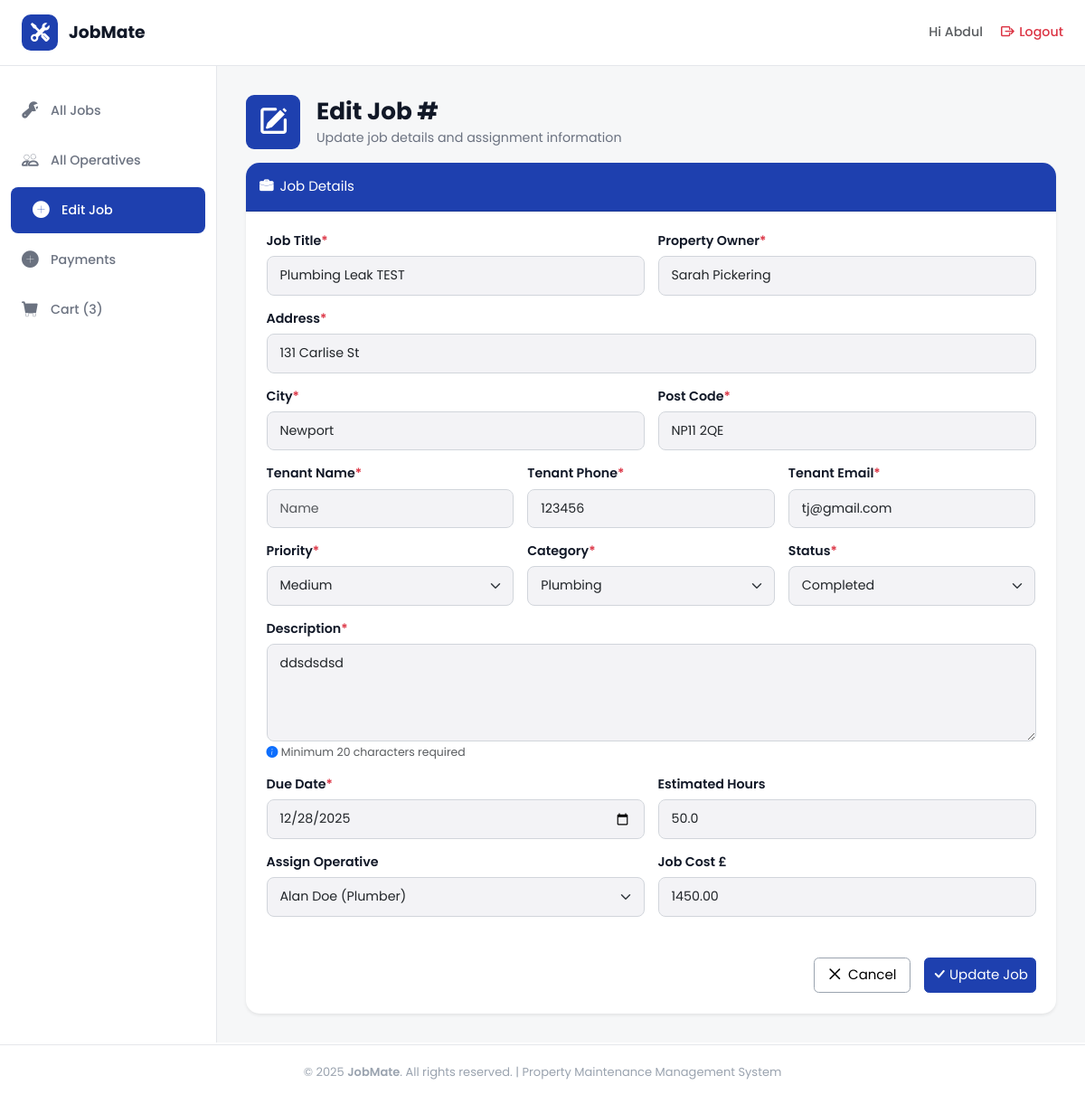
The page /jobs/edit_job/10 (signed in) on the database its author committed.
### jobs/models.py (models this page shows, shortened)
class Job(models.Model):
    PRIORITY_CHOICES = [
        ('high', 'High'),
        ('medium', 'Medium'),
        ('low', 'Low'),
    ]
    CATEGORY_CHOICES = [
        ('plumbing', 'Plumbing'),
        ('heating', 'Heating'),
        ('electrical', 'Electrical'),
    ]
    STATUS_CHOICES = [
        ("pending", "Pending"),
        ("in_progress", "In Progress"),
        ("completed", "Completed"),
        ("cancelled", "Cancelled"),
    ]
    job_title = models.CharField(max_length=100)
    property_owner = models.CharField(max_length=100)
    address = models.CharField(max_length=200)
    city = models.CharField(max_length=100)
    post_code = models.CharField(max_length=20)
    tenant_name = models.CharField(
        max_length=100,
        null=True,
        blank=True
    )
    tenant_phone = models.CharField(
        max_length=20,
        null=True,
        blank=True
    )
    tenant_email = models.EmailField(
        max_length=254,
        null=True,
        blank=True
    )
    priority = models.CharField(
        max_length=20,
        choices=PRIORITY_CHOICES,
        default='medium'
    )
    category = models.CharField(
        max_length=20,
        choices=CATEGORY_CHOICES
    )
    status = models.CharField(
        max_length=20,
        choices=STATUS_CHOICES,
        default="pending"
    )
    description = models.TextField()
    created_at = models.DateTimeField(auto_now_add=True)
    updated_at = models.DateTimeField(auto_now=True)
    due_date = models.DateField()
    estimated_hours = models.DecimalField(
        max_digits=4,
        decimal_places=1,
        null=True,
        blank=True
    )
    job_cost = models.DecimalField(
        max_digits=10,
        decimal_places=2,
        null=True,
        blank=True
    )
    assigned_operative = models.ForeignKey(
        User,
        on_delete=models.SET_NULL,
        null=True,
        blank=True,
        related_name="assigned_jobs"
    )

### jobs/views.py (the view)
# urls.py: path('edit_job/<int:job_id>', views.edit_job, name='edit_job'),
@login_required
@admin_required
def edit_job(request, job_id):
    job = get_object_or_404(Job, pk=job_id)
    if request.method == "POST":
        job_edit_form = JobForm(request.POST, instance=job)
        if job_edit_form.is_valid():
            job_edit_form.save()
            messages.success(request, 'Job details was successfully updated!')
            return redirect("jobs:all_jobs")
    else:
        job_edit_form = JobForm(instance=job)
    return render(request, "edit_job.html", {"job_edit_form": job_edit_form})

### cart/context_processors.py (called while the page is built)
def basket_item_count(request):
    if request.user.is_authenticated and request.user.profile.role == "Admin":
        count = Transaction.objects.filter(
            status="open").count()
    elif request.user.is_authenticated and request.user.profile.role != "Admin":
        count = Transaction.objects.filter(
            user=request.user,
            status="open").count()
    else:
        count = 0
    return {
        "basket_count": count
    }

### helpers/permission_check.py (called while the page is built)
def admin_required(view_func):
    @wraps(view_func)
    def _wrapped_view(request, *args, **kwargs):
        user = request.user
        if not hasattr(user, "profile") or user.profile.role != "Admin":
            messages.error(
                request,
                "You do not have permission to access this page."
            )
            return redirect("jobs:all_jobs")
        return view_func(request, *args, **kwargs)
    return _wrapped_view

### jobs/templates/edit_job.html (shortened to what this page needs)
{% extends "dashboard_base.html" %}
{% load static %}
{% block content %}
<div class="heading-section">
  <div class="d-flex align-items-center gap-3 mb-3">
    <div class="icon">
      <i class="bi bi-pencil-square"></i>
    </div>
    <div>
      <h1 class="section-title">Edit Job #{{ job.id }}</h1>
      <p class="section-subtitle m-0">
        Update job details and assignment information
      </p>
    </div>
  </div>
</div>
<div class="card shadow-sm border-0 rounded-4">
  <div class="card-header py-3 rounded-top-4">
    <i class="bi bi-briefcase-fill me-2"></i>Job Details
  </div>
  <form class="card-body p-4" method="post">
    <div class="row g-3">
      <div class="col-md-6">
        <label class="form-label">Job Title<span class="text-danger">*</span></label>
        {{job_edit_form.job_title}}
      </div>
      <div class="col-md-6">
        <label class="form-label">Property Owner<span class="text-danger">*</span></label>
        {{job_edit_form.property_owner}}
      </div>
      <div class="col-12">
        <label class="form-label">Address<span class="text-danger">*</span></label>
        {{job_edit_form.address}}
      </div>
      <div class="col-md-6">
        <label class="form-label">City<span class="text-danger">*</span></label>
        {{job_edit_form.city}}
      </div>
      <div class="col-md-6">
        <label class="form-label">Post Code<span class="text-danger">*</span></label>
        {{job_edit_form.post_code}}
      </div>
      <div class="col-md-4">
        <label class="form-label">Tenant Name<span class="text-danger">*</span></label>
        {{ job_edit_form.tenant_name}}
      </div>
      <div class="col-md-4">
        <label class="form-label">Tenant Phone<span class="text-danger">*</span></label>
        {{ job_edit_form.tenant_phone}}
      </div>
      <div class="col-md-4">
        <label class="form-label">Tenant Email<span class="text-danger">*</span></label>
        {{ job_edit_form.tenant_email}}
      </div>
      <div class="col-md-4">
        <label class="form-label">Priority<span class="text-danger">*</span></label>
        {{ job_edit_form.priority }}
      </div>
      <div class="col-md-4">
        <label class="form-label">Category<span class="text-danger">*</span></label>
        {{ job_edit_form.category }}
      </div>
      <div class="col-md-4">
        <label class="form-label">Status<span class="text-danger">*</span></label>
        {{ job_edit_form.status }}
      </div>
      <div class="col-12">
        <label class="form-label">Description<span class="text-danger">*</span></label>
        {{ job_edit_form.description }}</textarea>
        <small class="text-muted mt-1 d-block">
          <i class="bi bi-info-circle-fill text-primary me-1"></i>Minimum 20 characters required
        </small>
      </div>
      <div class="col-md-6">
        <label class="form-label">Due Date<span class="text-danger">*</span></label>
        {{ job_edit_form.due_date }}
      </div>
      <div class="col-md-6">
        <label class="form-label">Estimated Hours</label>
        {{ job_edit_form.estimated_hours }}
      </div>
      <div class="col-md-6">
        <label class="form-label">Assign Operative</label>
        {{ job_edit_form.assigned_operative }}
      </div>
      <div class="col-md-6">
        <label class="form-label">Job Cost £</label>
        {{ job_edit_form.job_cost }}
      </div>
    </div>
    <div class="d-flex justify-content-end align-items-center mt-5 gap-3">
      <a href="{% url 'jobs:all_jobs' %}" class="btn btn-light p-2 px-3">
        <i class="bi bi-x-lg me-2"></i>Cancel
      </a>
      <button type="submit" class="btn btn-primary p-2">
        <span>
          <i class="bi bi-check-lg"></i>
        </span>
        <span>Update Job</span>
      </button>
    </div>
  </form>
</div>
{% endblock %}

### templates/dashboard_base.html (shortened to what this page needs)
{% extends "base.html" %}
{% load static %}
{% block body %}
<header class="top-header">
  <div class="logo-section">
    <a href="{% url 'home:home' %}">
      <div class="logo-icon">
        <i class="bi bi-tools"></i>
      </div>
      <span class="logo-text">JobMate</span>
    </a>
  </div>
  <div class="header-right">
    <div class="user-info">
      <a href="{% url 'users:profile_settings' %}" class="text-decoration-none text-muted"><span>Hi {% if request.user.is_authenticated and request.user.first_name == "" %}
        {{ request.user.username }}
        {% else %}
        {{request.user.first_name}}
        {% endif %}
      </span>
    </a>
    </div>
    <a href="{% url 'account_logout' %}" class="logout-btn text-danger">
      <i class="bi bi-box-arrow-right"></i>
      <span>Logout</span>
    </a>
  </div>
</header>
<div class="dashboard-layout">
  <aside class="sidebar">
    <ul class="sidebar-nav">
      <li>
        <a href="{% url 'jobs:all_jobs' %}"
          class="{% if request.resolver_match.url_name == 'all_jobs' %}active{% endif %}">
          <i class="bi bi-wrench-adjustable"></i>
          <span>All Jobs</span>
        </a>
      </li>
      {% if request.user.is_authenticated and request.user.profile.role == "Admin" %}
      <li>
        <a href="{% url 'users:all_operatives' %}"
          class="{% if request.resolver_match.url_name == 'all_operatives' %}active{% endif %}">
          <i class="bi bi-people"></i>
          <span>All Operatives</span>
        </a>
      </li>
      <li>
        <a href="#"
          class="{% if request.resolver_match.url_name == 'edit_job' %}active nav-link disabled {% else %}d-none {% endif %}">
          <i class="bi bi-plus-circle-fill"></i>
          <span>Edit Job</span>
        </a>
      </li>
      {% endif %}
      <li>
        <a href="{% url 'cart:payments' %}"
          class="{% if request.resolver_match.url_name == 'payments' %}active nav-link disabled{% endif %}">
          <i class="bi bi-plus-circle-fill"></i>
          <span>Payments</span>
        </a>
      </li>
      <li>
        <a href="{% url 'cart:basket' %}"
          class="{% if request.resolver_match.url_name == 'basket' %}active nav-link disabled{% endif %}">
          <i class="bi bi-cart-fill"></i>
          <span> Cart{% if basket_count %}
            ({{ basket_count }})
            {% endif %}
          </span>
        </a>
      </li>
    </ul>
  </aside>
  <main class="main-content">
    {% block content %} {% endblock %}
  </main>
</div>
{% endblock %}

### static/css/base.css (style rules this page uses)
html { font-size: 15px; }
:root { --jm-blue-600: #2563eb; --jm-blue-700: #1e40af; --jm-default: #ffffff; --jm-main: #e5e7eb; --jm-secondary: #1e40af; --jm-accent: #dbeafe; --jm-accent-light: #f6f7f8; --jm-links: #2563eb; --jm-other: #fd5454; --ink: #111827; --muted: #6b7280; --muted-2: #9aa3af; --footer-bg: #0f172a; --input: #f3f3f6; --card-radius: 14px; --tile-radius: 18px; --shadow-soft: 0 8px 16px rgba(15, 23, 42, 0.06); --shadow-tile: 0 14px 30px rgba(37, 99, 235, 0.25); --shadow-cta: 0 10px 22px rgba(29, 78, 216, 0.25); --purple: #7e22ce; --input-border: #D1D5DB; --topbar-h: 66px; --footer-h: 20px; --sidebar-width: 240px; }
* { box-sizing: border-box; }
body { font-family: "Poppins", system-ui, -apple-system, Segoe UI, Roboto, Helvetica, Arial, sans-serif; font-size: 0.95rem; color: var(--ink); background: var(--page-bg); margin: 0 auto; }
.btn-primary { background-color: var(--jm-blue-700) !important; border-color: var(--jm-blue-700) !important; font-size: 1rem; transition: all 0.25s ease; }
.btn-light { background-color: var(--jm-default) !important; border-color: var(--muted-2) !important; font-size: 1rem; transition: all 0.25s ease; }
.bi::before { font-weight: bold !important; }
.section-title { font-weight: 700; font-size: 1.75rem; color: var(--ink); margin-bottom: 0.25rem; }
.section-subtitle { color: var(--muted); }

### static/css/accounts.css (style rules this page uses)
.form-label { font-weight: 600; color: var(--ink); margin-bottom: 6px; }
.form-control, .form-select { border-radius: 8px; border: 1px solid #e5e7eb; padding: 10px 14px; font-size: 0.95rem; transition: border-color .2s, box-shadow .2s; }

### static/css/dashboard_base.css (style rules this page uses)
.dashboard-layout { display: flex; max-width: 1800px; margin: 0 auto; width: 100%; }
.main-content { flex: 1; padding: 32px; background-color: var(--jm-accent-light); overflow-y: auto; height: calc(100vh - 55px - var(--topbar-h) - var(--footer-h)); }
.top-header { background: var(--jm-default); border-bottom: 1px solid var(--jm-main); margin: 0 auto; padding: 16px 24px; display: flex; justify-content: space-between; align-items: center; position: sticky; max-width: 1800px; width: 100%; top: 0; z-index: 1000; }
.logo-section { display: flex; align-items: center; gap: 12px; }
.logo-section a { display: flex; align-items: center; gap: 12px; text-decoration: none; }
.logo-icon { width: 40px; height: 40px; background: var(--jm-blue-700); border-radius: 10px; display: flex; align-items: center; justify-content: center; color: var(--jm-default); font-size: 20px; }
.logo-text { font-size: 1.25rem; font-weight: 700; color: var(--ink); }
.header-right { display: flex; align-items: center; gap: 20px; }
.user-info { display: flex; align-items: center; gap: 8px; color: var(--muted); font-weight: 500; }
.logout-btn { color: var(--muted); text-decoration: none; display: flex; align-items: center; gap: 6px; font-weight: 500; transition: color 0.3s; }
.sidebar { width: var(--sidebar-width); background: var(--jm-default); border-right: 1px solid var(--jm-main); padding: 24px 0; position: sticky; top: 73px; overflow-y: auto; }
.sidebar-nav { list-style: none; padding: 0; margin: 0; }
.sidebar-nav li { margin-bottom: 4px; }
.sidebar-nav a { display: flex; align-items: center; gap: 12px; padding: 12px 24px; color: var(--muted); text-decoration: none; font-weight: 500; transition: all 0.3s; }
.sidebar-nav a.active { background: var(--jm-blue-700); color: white; border-radius: 8px; margin: 0 12px; }
.sidebar-nav a i { font-size: 18px; width: 20px; }

### static/css/tables.css (style rules this page uses)
.heading-section { margin-bottom: 1rem; }

### static/css/form.css (style rules this page uses)
.icon { display: inline-flex; align-items: center; justify-content: center; background-color: var(--jm-blue-700); color: var(--jm-default); width: 60px; height: 60px; border-radius: 15%; font-size: 2.1rem; margin-right: 0.2rem; }
.icon i { line-height: 0; }
.card-header { background-color: var(--jm-blue-700); color: var(--jm-default); font-size: 1rem; }
.input { background-color: var(--input); border: 1px solid var(--input-border); }

### rows shown on the page
Job: job_title "Plumbing Leak TEST", property_owner "Sarah Pickering", address "131 Carlise St", city "Newport", post_code "NP11 2QE", tenant_phone "123456", tenant_email "tj@gmail.com", priority "Medium", category "Plumbing", status "Completed", description "ddsdsdsd", due_date "12/28/2025", estimated_hours "50.0", assigned_operative "Alan Doe (Plumber)", job_cost "1450.00"

### other values the page prints
{{ request.user.first_name }} "Abdul"
{{ basket_count }} "3"
